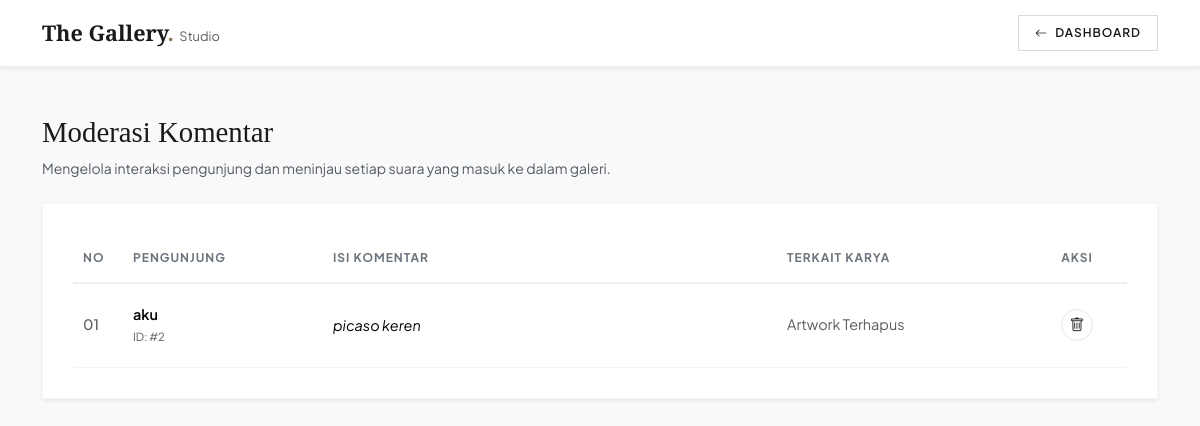
/web-dimanis/admin/comment-list.php (signed in), run on the app's committed database.
### tables this page shows
CREATE TABLE `comments` (
  `id` int(11) NOT NULL,
  `item_id` int(11) NOT NULL,
  `item_type` enum('art','writing') NOT NULL,
  `visitor_name` varchar(50) NOT NULL,
  `comment_text` text NOT NULL,
  `created_at` timestamp NOT NULL DEFAULT current_timestamp()
);

### web-dimanis/admin/comment-list.php (the view, shortened to what this page needs)
<?php
require_once '../config/database.php';
$query = "SELECT comments.*, artworks.title AS art_title
          FROM comments
          LEFT JOIN artworks ON comments.item_id = artworks.id
          WHERE comments.item_type = 'art'
          ORDER BY comments.id DESC";
$stmt = $pdo->query($query);
$comments = $stmt->fetchAll();
?>
<!DOCTYPE html>
<html lang="id">
<head>
    <link href="https://cdn.jsdelivr.net/npm/bootstrap@5.3.3/dist/css/bootstrap.min.css" rel="stylesheet">
    <link rel="stylesheet" href="https://cdn.jsdelivr.net/npm/bootstrap-icons@1.11.3/font/bootstrap-icons.min.css">
</head>
<body>
<nav class="navbar navbar-expand-lg admin-navbar shadow-sm">
    <div class="container">
        <a class="navbar-brand-custom" href="index.php">
            The Gallery<span style="color: var(--accent-gold);">.</span> <small style="font-size: 0.8rem; font-family: 'Plus Jakarta Sans'; font-weight:400;" class="text-muted">Studio</small>
        </a>
        <div class="ms-auto">
            <a href="index.php" class="btn btn-back-custom"><i class="bi bi-arrow-left me-1"></i> Dashboard</a>
        </div>
    </div>
</nav>
<div class="container my-5">
    <div class="mb-4">
        <h2 class="page-title">Moderasi Komentar</h2>
        <p class="text-muted small">Mengelola interaksi pengunjung dan meninjau setiap suara yang masuk ke dalam galeri.</p>
    </div>
    <div class="workspace-panel shadow-sm">
        <div class="table-responsive">
            <table class="table custom-table align-middle mb-0">
                <thead>
                    <tr>
                        <th style="width: 50px;">No</th>
                        <th style="width: 200px;">Pengunjung</th>
                        <th>Isi Komentar</th>
                        <th style="width: 250px;">Terkait Karya</th>
                        <th class="text-center" style="width: 100px;">Aksi</th>
                    </tr>
                </thead>
                <tbody>
                    <?php if (empty($comments)): ?>
                        <tr>
                            <td colspan="5" class="text-center text-muted py-5 italic">
                                <i class="bi bi-chat-dots d-block mb-2 fs-3 text-black-50"></i>
                                Belum ada suara atau komentar pengunjung yang masuk.
                            </td>
                        </tr>
                    <?php else: $no = 1; foreach ($comments as $com): ?>
                        <tr>
                            <td class="text-muted fw-medium"><?= sprintf("%02d", $no++); ?></td>
                            <td>
                                <span class="fw-semibold d-block"><?= htmlspecialchars($com['visitor_name']); ?></span>
                                <small class="text-muted" style="font-size: 0.7rem;">ID: #<?= $com['id']; ?></small>
                            </td>
                            <td class="comment-text"><?= nl2br(htmlspecialchars($com['comment_text'])); ?></td>
                            <td class="text-muted small"><?= htmlspecialchars($com['art_title'] ?? 'Artwork Terhapus'); ?></td>
                            <td class="text-center">
                                <a href="comment-delete.php?id=<?= $com['id']; ?>" class="btn-action-round delete" title="Hapus Komentar" onclick="return confirm('Apakah Anda yakin ingin menghapus komentar ini?')">
                                    <i class="bi bi-trash"></i>
                                </a>
                            </td>
                        </tr>
                    <?php endforeach; endif; ?>
                </tbody>
            </table>
        </div>
    </div>
</div>
</body>
</html>

### web-dimanis/admin/comment-list.php (style rules this page uses)
:root { --bg-workspace: #F8F9FA; --panel-white: #FFFFFF; --dark-charcoal: #1A1A1A; --accent-gold: #8C7853; --text-muted: #6C757D; }
body { background-color: var(--bg-workspace); font-family: 'Plus Jakarta Sans', sans-serif; color: var(--dark-charcoal); }
.admin-navbar { background-color: var(--panel-white); border-bottom: 1px solid rgba(0, 0, 0, 0.06); padding: 15px 0; }
.navbar-brand-custom { font-family: 'Playfair Display', serif; font-weight: 600; font-size: 1.35rem; color: var(--dark-charcoal) !important; text-decoration: none; }
.btn-back-custom { font-size: 0.75rem; text-transform: uppercase; letter-spacing: 1px; font-weight: 600; border-radius: 0; padding: 8px 16px; border: 1px solid rgba(0,0,0,0.15); color: var(--dark-charcoal); transition: all 0.3s ease; }
.page-title { font-family: 'Playfair Display', serif; font-weight: 500; font-size: 1.8rem; }
.workspace-panel { background: var(--panel-white); border: 1px solid rgba(0, 0, 0, 0.04); padding: 30px; }
.custom-table th { font-size: 0.75rem; text-transform: uppercase; letter-spacing: 1px; color: var(--text-muted); padding: 15px 10px; border-bottom: 2px solid #EEE; }
.custom-table td { padding: 20px 10px; font-size: 0.9rem; border-bottom: 1px solid rgba(0,0,0,0.04); }
.comment-text { font-style: italic; color: #4A4A4A; line-height: 1.6; }
.btn-action-round { width: 32px; height: 32px; display: inline-flex; align-items: center; justify-content: center; border-radius: 50%; border: 1px solid rgba(0,0,0,0.1); background: transparent; color: var(--dark-charcoal); transition: all 0.2s ease; text-decoration: none; }

### data on the page
comments: visitor_name "aku", id "2", comment_text "picaso keren", art_title "Artwork Terhapus"
